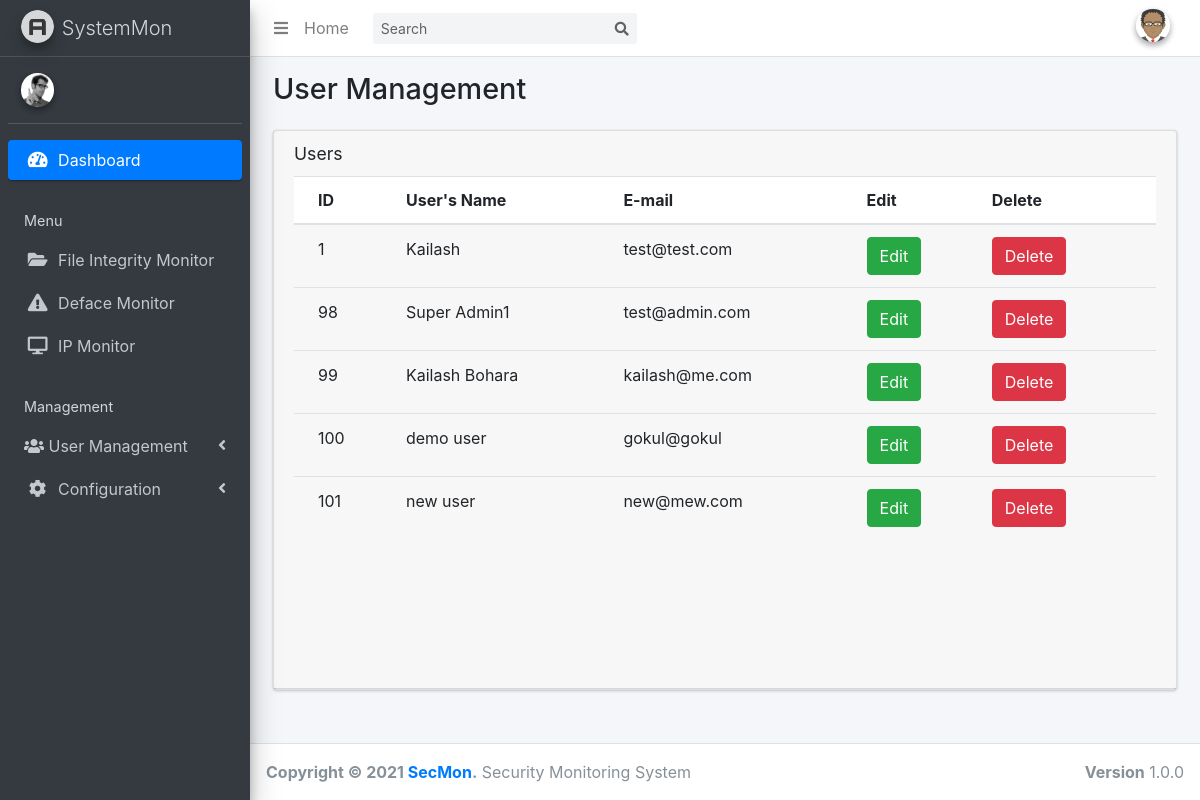
The page /useredit.php on the database as committed earlier.
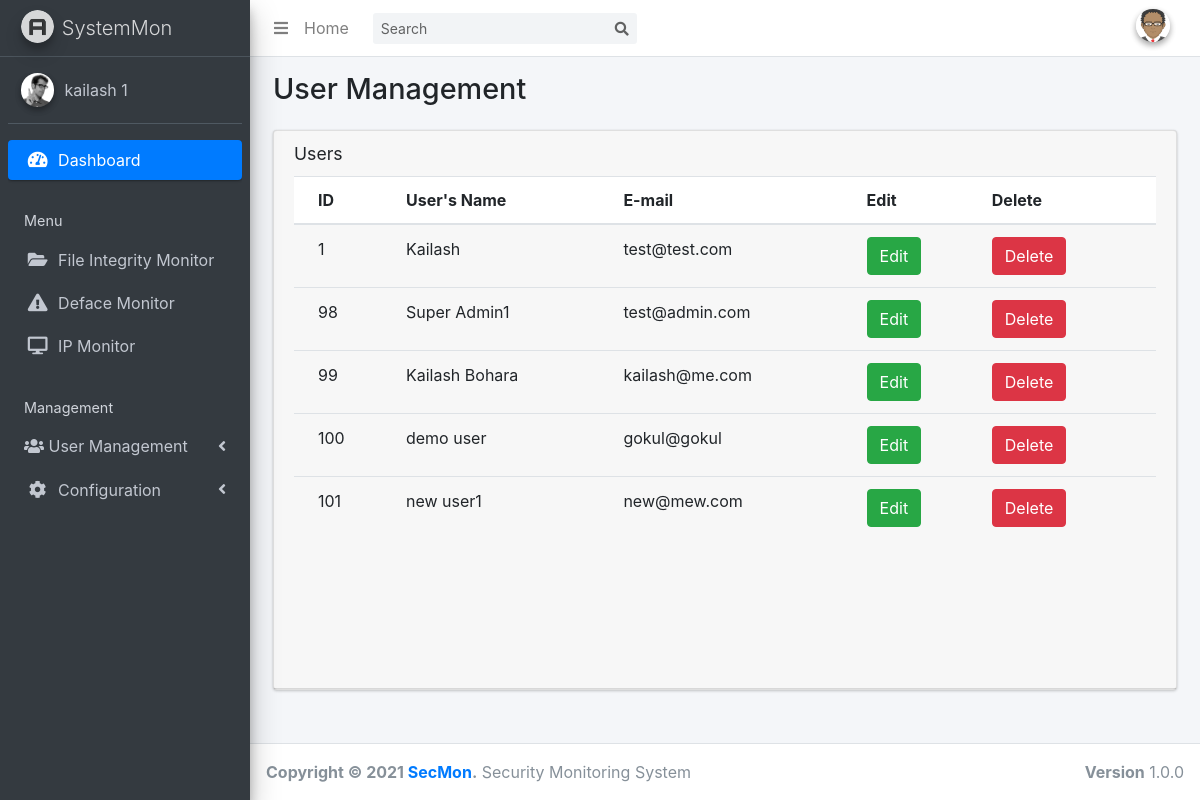
The same page on the database as committed later.
### tables this page shows
CREATE TABLE `users` (
  `id` int(10) NOT NULL,
  `name` varchar(250) NOT NULL,
  `password` varchar(500) NOT NULL,
  `email` varchar(250) NOT NULL
);

CREATE TABLE `filescan_config` (
  `id` int(255) NOT NULL,
  `account` varchar(200) NOT NULL,
  `scan_path` varchar(200) NOT NULL,
  `email` varchar(200) NOT NULL,
  `file_extensions` varchar(200) NOT NULL
);

### useredit.php (the view, shortened to what the changed rows need)
<!DOCTYPE html>
<html>
<head>
  <link rel="stylesheet" href="plugins/fontawesome-free/css/all.min.css">
  <link rel="stylesheet" href="https://code.ionicframework.com/ionicons/2.0.1/css/ionicons.min.css">
  <link rel="stylesheet" href="dist/css/adminlte.min.css">
  <link rel="stylesheet" href="https://stackpath.bootstrapcdn.com/bootstrap/4.3.1/css/bootstrap.min.css">
</head>
<body class="hold-transition sidebar-mini">
<div class="wrapper">
<?php include 'themepart/sidebar.php';
?>
  <div class="content-wrapper">
    <section class="content-header">
      <div class="container-fluid">
        <div class="row mb-2">
          <div class="col-sm-6">
            <h1>User Management</h1>
          </div>
        </div>
      </div>
    </section>
    <section class="content">
      <div class="container-fluid">
        <div class="row">
          <div class="col-12">
            <div class="card">
              <div class="card-header">
              <div class="card-body table-responsive p-0" style="height: 500px;">
                  <?php
                  $connection= mysqli_connect("localhost","root","","hash_analyzer");
                  $query= "SELECT * FROM users";
                  $query_run= mysqli_query($connection,$query);
                  ?>
                <table class="table table-head-fixed text-nowrap">
                  <thead>
                    <tr>
                      <th>ID</th>
                      <th>User's Name</th>
                      <th>E-mail</th>
                      <th>Edit</th>
                      <th>Delete</th>
                    </tr>
                  </thead>
                  <tbody>
                   <?php
                    if(mysqli_num_rows($query_run)> 0)
                    {
                      while($row = mysqli_fetch_assoc($query_run))
                      {
                       ?>
                    <tr>
                       <td> <?php echo $row['id'];?> </td>
                       <td> <?php echo $row['name'];?> </td>
                       <td> <?php echo $row['email'];?> </td>
                       <td>
                           <button type="button" class="btn btn-success editbtn" data-toggle="modal" data-target="#editUserModal">Edit</button>
                       </td>
                       <td>
                        <button type="button" class="btn btn-danger deletebtn" data-toggle="modal" data-target="#deleteUserModal">Delete</button>
                       </td>
                    </tr>
                    <?php
                      }
                    }
                    else {
                      echo "No record found!";
                    }
                    ?>
                  </tbody>
                </table>
              </div>
            </div>
          </div>
        </div>
      </div>
    </section>
  </div>
</div>
</body>
</html>

### themepart/sidebar.php (shortened to what the changed rows need)
<html>
<head>
</head>
<aside class="main-sidebar sidebar-dark-primary elevation-4">
    <div class="sidebar">
      <div class="user-panel mt-3 pb-3 mb-3 d-flex">
        <?php
        $connection = mysqli_connect("localhost","root","","hash_analyzer");
        $query= "SELECT * FROM filescan_config";
        $query_run= mysqli_query($connection,$query);
        $row = mysqli_fetch_assoc($query_run);
        ?>
        <div class="info">
          <a href="#" class="d-block"><?php echo $row['account']; ?></a>
        </div>
      </div>
    </div>
  </aside>

Rows that differ between the two databases and show on the page:
added filescan_config: account "kailash 1"
changed users "new@mew.com": name "new user" → "new user1"
